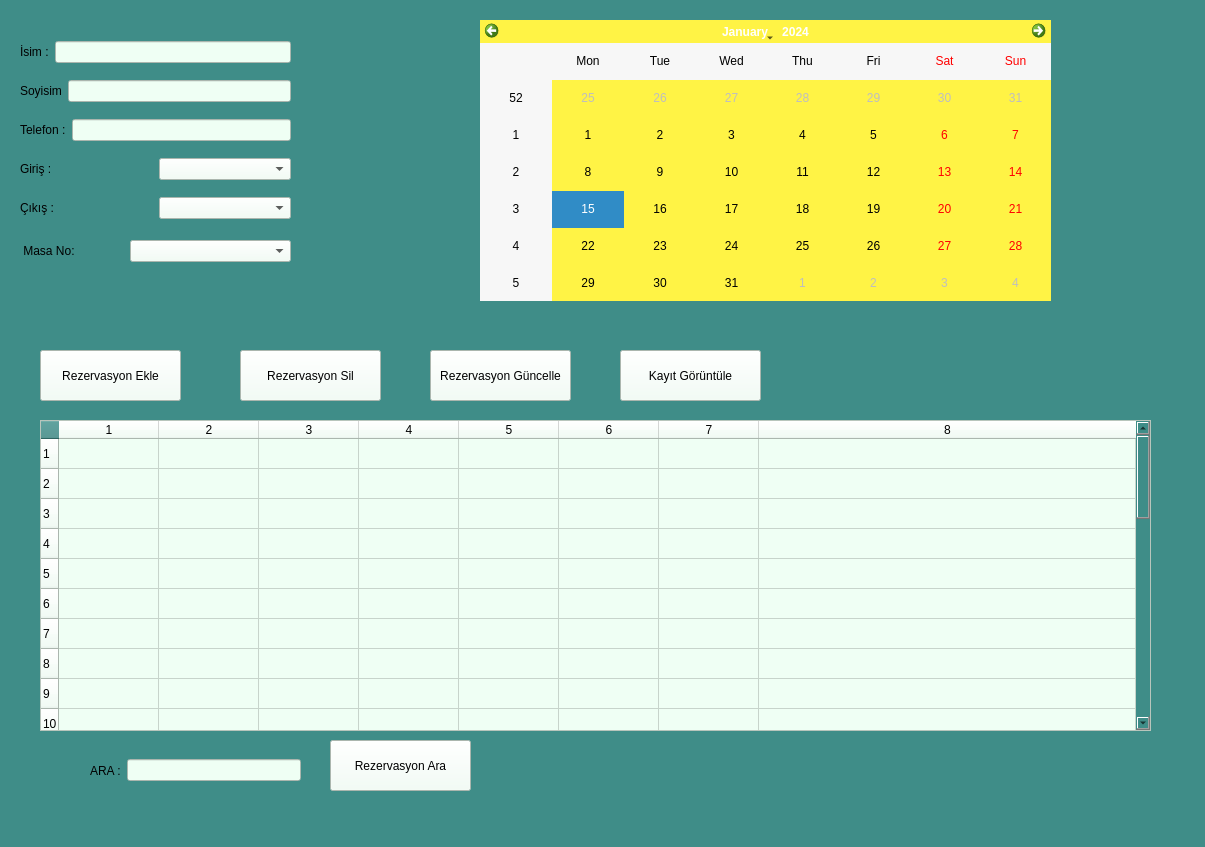
<?xml version="1.0" encoding="UTF-8"?>
<ui version="4.0">
 <class>MainWindow</class>
 <widget class="QMainWindow" name="MainWindow">
  <property name="geometry">
   <rect>
    <x>0</x>
    <y>0</y>
    <width>1205</width>
    <height>847</height>
   </rect>
  </property>
  <property name="windowTitle">
   <string>MainWindow</string>
  </property>
  <property name="styleSheet">
   <string notr="true">background-color: rgb(63, 141, 136);</string>
  </property>
  <widget class="QWidget" name="centralwidget">
   <widget class="QCalendarWidget" name="calendarWidget">
    <property name="geometry">
     <rect>
      <x>480</x>
      <y>20</y>
      <width>571</width>
      <height>281</height>
     </rect>
    </property>
    <property name="styleSheet">
     <string notr="true">background-color: rgb(255, 243, 69);</string>
    </property>
   </widget>
   <widget class="QPushButton" name="eklebtn">
    <property name="geometry">
     <rect>
      <x>40</x>
      <y>350</y>
      <width>141</width>
      <height>51</height>
     </rect>
    </property>
    <property name="styleSheet">
     <string notr="true">background-color: rgb(239, 255, 244);</string>
    </property>
    <property name="text">
     <string>Rezervasyon Ekle</string>
    </property>
   </widget>
   <widget class="QPushButton" name="silbtn">
    <property name="geometry">
     <rect>
      <x>240</x>
      <y>350</y>
      <width>141</width>
      <height>51</height>
     </rect>
    </property>
    <property name="styleSheet">
     <string notr="true">background-color: rgb(239, 255, 244);</string>
    </property>
    <property name="text">
     <string>Rezervasyon Sil</string>
    </property>
   </widget>
   <widget class="QPushButton" name="gncllebtn">
    <property name="geometry">
     <rect>
      <x>430</x>
      <y>350</y>
      <width>141</width>
      <height>51</height>
     </rect>
    </property>
    <property name="styleSheet">
     <string notr="true">background-color: rgb(239, 255, 244);</string>
    </property>
    <property name="text">
     <string>Rezervasyon Güncelle</string>
    </property>
   </widget>
   <widget class="QPushButton" name="arama_btn">
    <property name="geometry">
     <rect>
      <x>330</x>
      <y>740</y>
      <width>141</width>
      <height>51</height>
     </rect>
    </property>
    <property name="styleSheet">
     <string notr="true">background-color: rgb(239, 255, 244);</string>
    </property>
    <property name="text">
     <string>Rezervasyon Ara</string>
    </property>
   </widget>
   <widget class="QTableWidget" name="tblrez">
    <property name="geometry">
     <rect>
      <x>40</x>
      <y>420</y>
      <width>1111</width>
      <height>311</height>
     </rect>
    </property>
    <property name="styleSheet">
     <string notr="true">background-color: rgb(239, 255, 244);</string>
    </property>
    <property name="showGrid">
     <bool>true</bool>
    </property>
    <property name="gridStyle">
     <enum>Qt::SolidLine</enum>
    </property>
    <property name="rowCount">
     <number>30</number>
    </property>
    <property name="columnCount">
     <number>8</number>
    </property>
    <attribute name="horizontalHeaderStretchLastSection">
     <bool>true</bool>
    </attribute>
    <attribute name="verticalHeaderShowSortIndicator" stdset="0">
     <bool>false</bool>
    </attribute>
    <attribute name="verticalHeaderStretchLastSection">
     <bool>true</bool>
    </attribute>
    <row/>
    <row/>
    <row/>
    <row/>
    <row/>
    <row/>
    <row/>
    <row/>
    <row/>
    <row/>
    <row/>
    <row/>
    <row/>
    <row/>
    <row/>
    <row/>
    <row/>
    <row/>
    <row/>
    <row/>
    <row/>
    <row/>
    <row/>
    <row/>
    <row/>
    <row/>
    <row/>
    <row/>
    <row/>
    <row/>
    <column/>
    <column/>
    <column/>
    <column/>
    <column/>
    <column/>
    <column/>
    <column/>
   </widget>
   <widget class="QWidget" name="layoutWidget">
    <property name="geometry">
     <rect>
      <x>20</x>
      <y>30</y>
      <width>271</width>
      <height>201</height>
     </rect>
    </property>
    <layout class="QVBoxLayout" name="verticalLayout">
     <item>
      <layout class="QHBoxLayout" name="horizontalLayout">
       <item>
        <widget class="QLabel" name="label">
         <property name="text">
          <string>İsim :</string>
         </property>
        </widget>
       </item>
       <item>
        <widget class="QLineEdit" name="isimlne">
         <property name="styleSheet">
          <string notr="true">background-color: rgb(239, 255, 244);</string>
         </property>
         <property name="inputMask">
          <string/>
         </property>
         <property name="frame">
          <bool>true</bool>
         </property>
        </widget>
       </item>
      </layout>
     </item>
     <item>
      <layout class="QHBoxLayout" name="horizontalLayout_2">
       <item>
        <widget class="QLabel" name="label_2">
         <property name="text">
          <string>Soyisim</string>
         </property>
        </widget>
       </item>
       <item>
        <widget class="QLineEdit" name="soyismline">
         <property name="styleSheet">
          <string notr="true">background-color: rgb(239, 255, 244);</string>
         </property>
         <property name="inputMask">
          <string/>
         </property>
        </widget>
       </item>
      </layout>
     </item>
     <item>
      <layout class="QHBoxLayout" name="horizontalLayout_3">
       <item>
        <widget class="QLabel" name="label_3">
         <property name="text">
          <string>Telefon :</string>
         </property>
        </widget>
       </item>
       <item>
        <widget class="QLineEdit" name="telline">
         <property name="styleSheet">
          <string notr="true">background-color: rgb(239, 255, 244);</string>
         </property>
         <property name="inputMask">
          <string>99999999999</string>
         </property>
         <property name="text">
          <string/>
         </property>
        </widget>
       </item>
      </layout>
     </item>
     <item>
      <layout class="QHBoxLayout" name="horizontalLayout_4">
       <item>
        <widget class="QLabel" name="label_4">
         <property name="text">
          <string>Giriş :</string>
         </property>
        </widget>
       </item>
       <item>
        <widget class="QComboBox" name="cmbgiris">
         <property name="styleSheet">
          <string notr="true">background-color: rgb(239, 255, 244);</string>
         </property>
         <property name="currentIndex">
          <number>-1</number>
         </property>
         <item>
          <property name="text">
           <string>09.00</string>
          </property>
         </item>
         <item>
          <property name="text">
           <string>10.00</string>
          </property>
         </item>
         <item>
          <property name="text">
           <string>11.00</string>
          </property>
         </item>
         <item>
          <property name="text">
           <string>12.00</string>
          </property>
         </item>
         <item>
          <property name="text">
           <string>13.00</string>
          </property>
         </item>
         <item>
          <property name="text">
           <string>14.00</string>
          </property>
         </item>
         <item>
          <property name="text">
           <string>15.00</string>
          </property>
         </item>
         <item>
          <property name="text">
           <string>16.00</string>
          </property>
         </item>
         <item>
          <property name="text">
           <string>17.00</string>
          </property>
         </item>
         <item>
          <property name="text">
           <string>18.00</string>
          </property>
         </item>
         <item>
          <property name="text">
           <string>19.00</string>
          </property>
         </item>
         <item>
          <property name="text">
           <string>20.00</string>
          </property>
         </item>
         <item>
          <property name="text">
           <string>21.00</string>
          </property>
         </item>
        </widget>
       </item>
      </layout>
     </item>
     <item>
      <layout class="QHBoxLayout" name="horizontalLayout_5">
       <item>
        <widget class="QLabel" name="label_5">
         <property name="text">
          <string>Çıkış :</string>
         </property>
        </widget>
       </item>
       <item>
        <widget class="QComboBox" name="cmbcikis">
         <property name="styleSheet">
          <string notr="true">background-color: rgb(239, 255, 244);</string>
         </property>
         <property name="currentIndex">
          <number>-1</number>
         </property>
         <item>
          <property name="text">
           <string>09.00</string>
          </property>
         </item>
         <item>
          <property name="text">
           <string>10.00</string>
          </property>
         </item>
         <item>
          <property name="text">
           <string>11.00</string>
          </property>
         </item>
         <item>
          <property name="text">
           <string>12.00</string>
          </property>
         </item>
         <item>
          <property name="text">
           <string>13.00</string>
          </property>
         </item>
         <item>
          <property name="text">
           <string>14.00</string>
          </property>
         </item>
         <item>
          <property name="text">
           <string>15.00</string>
          </property>
         </item>
         <item>
          <property name="text">
           <string>16.00</string>
          </property>
         </item>
         <item>
          <property name="text">
           <string>17.00</string>
          </property>
         </item>
         <item>
          <property name="text">
           <string>18.00</string>
          </property>
         </item>
         <item>
          <property name="text">
           <string>19.00</string>
          </property>
         </item>
         <item>
          <property name="text">
           <string>20.00</string>
          </property>
         </item>
         <item>
          <property name="text">
           <string>21.00</string>
          </property>
         </item>
        </widget>
       </item>
      </layout>
     </item>
    </layout>
   </widget>
   <widget class="QPushButton" name="kytgrntl">
    <property name="geometry">
     <rect>
      <x>620</x>
      <y>350</y>
      <width>141</width>
      <height>51</height>
     </rect>
    </property>
    <property name="styleSheet">
     <string notr="true">background-color: rgb(239, 255, 244);</string>
    </property>
    <property name="text">
     <string>Kayıt Görüntüle</string>
    </property>
   </widget>
   <widget class="QLabel" name="label_6">
    <property name="geometry">
     <rect>
      <x>20</x>
      <y>240</y>
      <width>61</width>
      <height>21</height>
     </rect>
    </property>
    <property name="text">
     <string> Masa No:</string>
    </property>
   </widget>
   <widget class="QComboBox" name="comboBox">
    <property name="geometry">
     <rect>
      <x>130</x>
      <y>240</y>
      <width>161</width>
      <height>22</height>
     </rect>
    </property>
    <property name="styleSheet">
     <string notr="true">background-color: rgb(239, 255, 244);</string>
    </property>
    <property name="currentIndex">
     <number>-1</number>
    </property>
    <item>
     <property name="text">
      <string>1</string>
     </property>
    </item>
    <item>
     <property name="text">
      <string>2</string>
     </property>
    </item>
    <item>
     <property name="text">
      <string>3</string>
     </property>
    </item>
    <item>
     <property name="text">
      <string>4</string>
     </property>
    </item>
    <item>
     <property name="text">
      <string>5</string>
     </property>
    </item>
    <item>
     <property name="text">
      <string>6</string>
     </property>
    </item>
    <item>
     <property name="text">
      <string>7</string>
     </property>
    </item>
    <item>
     <property name="text">
      <string>8</string>
     </property>
    </item>
    <item>
     <property name="text">
      <string>9</string>
     </property>
    </item>
    <item>
     <property name="text">
      <string>10</string>
     </property>
    </item>
   </widget>
   <widget class="QWidget" name="layoutWidget">
    <property name="geometry">
     <rect>
      <x>90</x>
      <y>740</y>
      <width>211</width>
      <height>61</height>
     </rect>
    </property>
    <layout class="QHBoxLayout" name="horizontalLayout_6">
     <item>
      <widget class="QLabel" name="label_7">
       <property name="text">
        <string>ARA :</string>
       </property>
      </widget>
     </item>
     <item>
      <widget class="QLineEdit" name="arama_line_edit">
       <property name="styleSheet">
        <string notr="true">background-color: rgb(239, 255, 244);</string>
       </property>
      </widget>
     </item>
    </layout>
   </widget>
  </widget>
  <widget class="QMenuBar" name="menubar">
   <property name="geometry">
    <rect>
     <x>0</x>
     <y>0</y>
     <width>1205</width>
     <height>21</height>
    </rect>
   </property>
  </widget>
  <widget class="QStatusBar" name="statusbar"/>
 </widget>
 <resources/>
 <connections/>
</ui>
